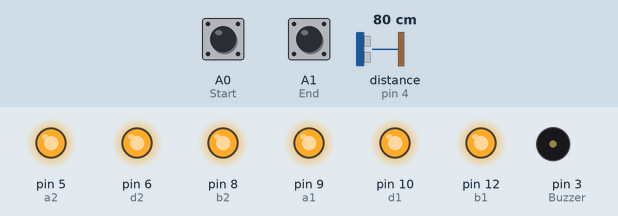
This sketch was run on a simulated Arduino Uno, built with avr-gcc and run on an emulated ATmega328P. On the bench: output pins drawn as LEDs (lit = HIGH), buzzer (waves = sounding). The test bench sets the inputs (shaded band); at power-on: A0 (Start) HIGH, distance to the obstacle (sensor on pin 4) 80 cm, A1 (End) HIGH. The echo pulse lasts 58.3 µs per cm; pins used as bus, display or sensor lines are not drawn.

Above: at 1.2 s.
1.3 s: A0 (Start) pulled LOW for 0.15 s
At 2.5 s:
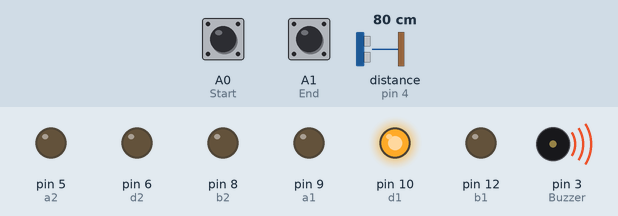
2.9 s: distance to the obstacle (sensor on pin 4) set to 2 cm
At 3.9 s:
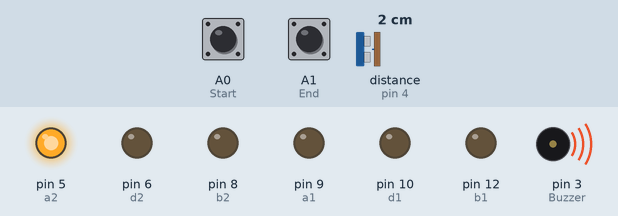
4.6 s: A1 (End) pulled LOW for 0.15 s
At 5.1 s:
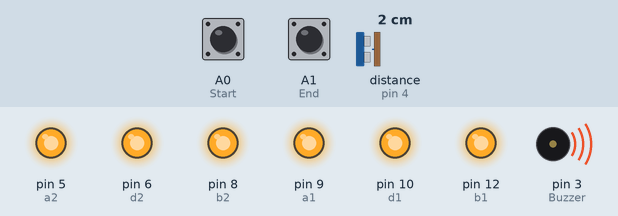
6.2 s: A0 (Start) pulled LOW for 1 s
At 7.5 s:
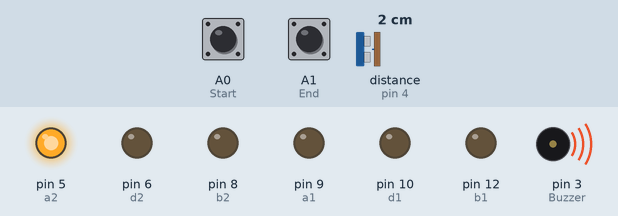
8.7 s: distance to the obstacle (sensor on pin 4) set to 4 cm
At 9.5 s:
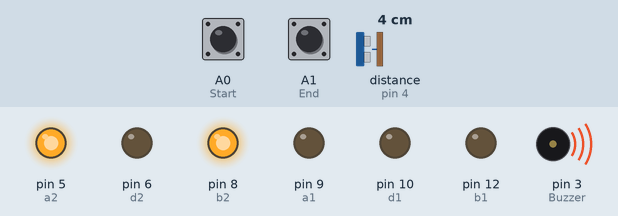
10.4 s: distance to the obstacle (sensor on pin 4) set to 9 cm
At 12.1 s:
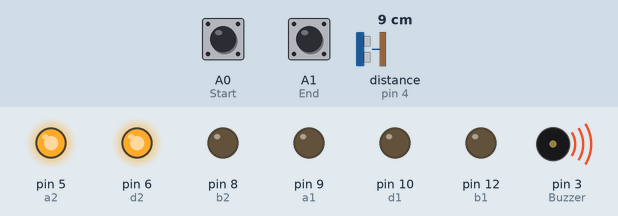
Timing chart, 0 to 13.2 s (numbered marks = the images above; inputs shaded):
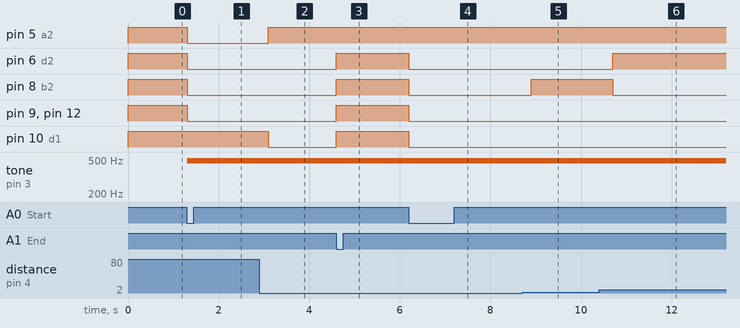

The sketch:

parking_sensor.ino
```cpp
#define Buzzer  3
#define Start   A0
#define End     A1
#define trigPin 2
#define echoPin 4

//----Left 7-Segment pins
#define a1 9
#define b1 12
#define c1 11
#define d1 10

//---Right 7-Segment pins
#define a2 5
#define b2 8
#define c2 7
#define d2 6

//Variables
bool state, Buzzer_level;
uint8_t cm, Buzzer_value[2]={0, 120};
uint16_t Delay_time, Duration;
unsigned long timer1, timer2, ultrasonic_read_timer1, ultrasonic_read_timer2;

//Functions
void ultra_sonic();
void segleft(uint8_t number);
void segright(uint8_t number);

void setup() {
  pinMode(trigPin, OUTPUT);
  pinMode(echoPin, INPUT);
  pinMode(Buzzer, OUTPUT);
  pinMode(a1, OUTPUT);
  pinMode(b1, OUTPUT);
  pinMode(c1, OUTPUT);
  pinMode(d1, OUTPUT);
  pinMode(a2, OUTPUT);
  pinMode(b2, OUTPUT);
  pinMode(c2, OUTPUT);
  pinMode(d2, OUTPUT);
  pinMode(Start, INPUT_PULLUP);
  pinMode(End, INPUT_PULLUP);
}

void loop() {

  segright('-');  //for turinng off 7-segments
  segleft('-');

  if (digitalRead(Start) == 0)
    state = 1;

  while (state) {

    //Measuring Distance Value
    ultrasonic_read_timer1 = millis();
    if (ultrasonic_read_timer1 - ultrasonic_read_timer2 >= 300) {
      ultra_sonic();
      ultrasonic_read_timer2 = ultrasonic_read_timer1;
    }

    //Toggling Buzzer
    timer1 = millis();
    if (timer1 - timer2 >= Delay_time and cm > 4) {
      Buzzer_level = !Buzzer_level;
      analogWrite(Buzzer, Buzzer_value[Buzzer_level]);
      timer2 = timer1;
    }

    //displaying Measured Value on 7-segments
    segleft(cm / 10);
    segright(cm % 10);

    //Setting Buzzer Frequency
    if (cm <= 4) {
      analogWrite(Buzzer, Buzzer_value[1]);
    }
    else if (cm > 4  and cm <= 8 ) {Delay_time = 100;}
    else if (cm > 8  and cm <= 12) {Delay_time = 200;}
    else if (cm > 12 and cm <= 18) {Delay_time = 350;}
    else if (cm > 18 and cm <= 25) {Delay_time = 550;}
    else {Delay_time = 800;}

    //Reading value of End button to stop measuring and turn off the Buzzer
    if (digitalRead(End) == 0)
    {
      state = 0;
      segleft(0);
      segright(0);
      digitalWrite(Buzzer, LOW);
    }
  }
}


//Ultra Sonic Driver
void ultra_sonic() {
  digitalWrite(trigPin, HIGH);
  delayMicroseconds(10);
  digitalWrite(trigPin, LOW);
  Duration = pulseIn(echoPin, HIGH);
  cm = (Duration / 2) / 29.1;   // Divide by 29.1 or multiply by 0.0343
}

//------Left 7-Segment display
void segleft(uint8_t number) {
  if (number != '-') {
    digitalWrite(a1, (number >> 0) & 0x01);
    digitalWrite(b1, (number >> 1) & 0x01);
    digitalWrite(c1, (number >> 2) & 0x01);
    digitalWrite(d1, (number >> 3) & 0x01);
  }
  else {
    digitalWrite(a1, HIGH);
    digitalWrite(b1, HIGH);
    digitalWrite(c1, HIGH);
    digitalWrite(d1, HIGH);
  }
}

//------Right 7-Segment display
void segright(uint8_t number) {
  if (number != '-') {
    digitalWrite(a2, (number >> 0) & 0x01);
    digitalWrite(b2, (number >> 1) & 0x01);
    digitalWrite(c2, (number >> 2) & 0x01);
    digitalWrite(d2, (number >> 3) & 0x01);
  }
  else {
    digitalWrite(a2, HIGH);
    digitalWrite(b2, HIGH);
    digitalWrite(c2, HIGH);
    digitalWrite(d2, HIGH);
  }
}
```

Measured:
- after the input at 1.3 s, pin 5 (a2), pin 6 (d2), pin 8 (b2), pin 9 (a1), pin 12 (b1): HIGH → LOW at once; tone on pin 3 (Buzzer): silent → 490 Hz at once
- after the input at 2.9 s, pin 5 (a2): LOW → HIGH after 0.20 s; pin 10 (d1): HIGH → LOW after 0.20 s
- after the input at 4.6 s, pin 6 (d2), pin 8 (b2), pin 9 (a1), pin 10 (d1), pin 12 (b1): LOW → HIGH at once
- after the input at 6.2 s, pin 6 (d2), pin 8 (b2), pin 9 (a1), pin 10 (d1), pin 12 (b1): HIGH → LOW at once
- after the input at 8.7 s, pin 8 (b2): LOW → HIGH after 0.20 s
- after the input at 10.4 s, pin 6 (d2): LOW → HIGH after 0.30 s; pin 8 (b2): HIGH → LOW after 0.30 s
